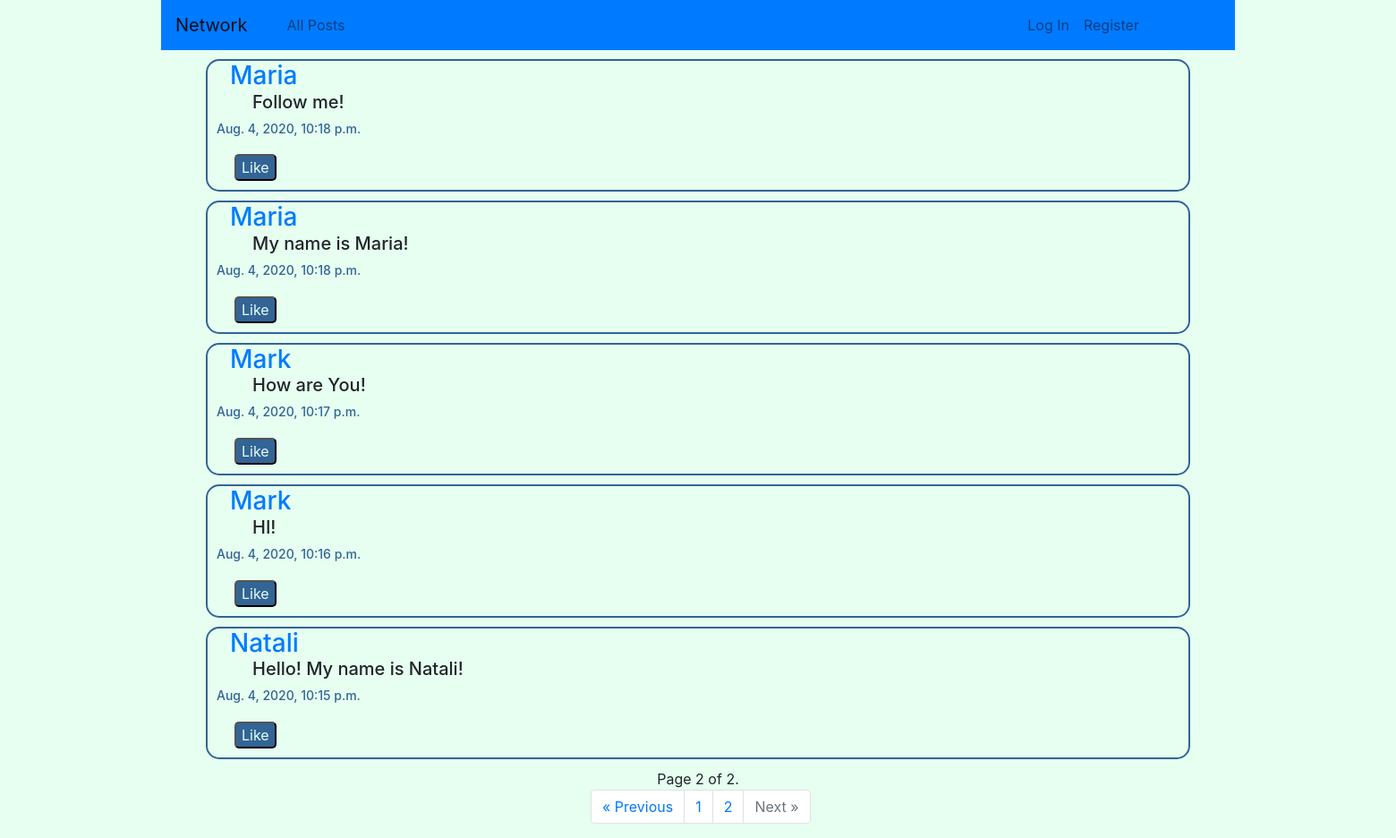
Page /1/following?page=2 on the committed database.
### network/models.py (models this page shows, shortened)
class Post(models.Model):
    user = models.ForeignKey(User, on_delete=models.CASCADE, related_name="user")
    content = models.TextField()
    time = models.DateTimeField()

class User(AbstractUser):
    pass

### network/views.py (the view)
# urls.py: path("<int:user_id>/following", views.following, name="following"),
def following(request, user_id):
    pageNum = request.GET.get('page')
    user = User.objects.get(id = user_id)
    follows = Follow.objects.all().filter(user = user)
    if len(follows) > 0:
        notFollowing = False
        for f in range(len(follows)):
            userN = User.objects.get(username = follows[f].following)
            if f == 0:
                p0sts = Post.objects.all().filter(user = userN.id)
            else:
                p0sts = p0sts | Post.objects.all().filter(user = userN.id)
        posts = p0sts.order_by('-time')
    else:
        notFollowing = True
        posts = []
    paginator = Paginator(posts, 10)
    pageResp = paginator.get_page(pageNum)
    return render(request, "network/following.html", {
        "notFollowing": notFollowing,
        "posts": pageResp
    })

### network/templates/network/following.html (shortened to what this page needs)
{% extends "network/layout.html" %}
{% block body %}
    {% if notFollowing %}
        <div class="notFollowing">
            <h3>The user is not following to anyone!</h3>
        </div>
    {% else %}
        <div class="followingPosts">
            {% for post in posts %}
                <div class="post">
                    <div>
                        <h3 id="postUser"><a href={{post.user.id}} id="usrN">{{ post.user }}</a></h3>
                    </div>
                    <div id="ID{{post.id}}">
                        <h5 id="postMessage">{{ post.content }}</h5>
                    </div>
                    <div>
                        <h6 id="postDateTime">{{ post.time }}</h6>
                        <button class="postLike B{{post.id}}" id="like{{post.user}}" onclick="likePost({{post.id}}, true)">Like</button>
                    </div>
                </div>
            {% endfor %}
        </div>
    {% endif %}
    <div class="paginator_item">
        {% if posts %}
            {% if posts.paginator.num_pages > 1 %}
                <nav aria-label="Page navigation example">
                    <span class="current">
                        Page {{ posts.number }} of {{ posts.paginator.num_pages }}.
                    </span>
                    <ul class="pagination">
                        {% if posts.has_previous %}
                            <li class="page-item"><a class="page-link" href="?page={{ posts.previous_page_number }}">&laquo; Previous</a></li>
                        {% else %}
                            <li class="page-item disabled">
                                <span class="page-link">&laquo; Previous</span>
                            </li>
                        {% endif %}
                        {% for page in posts.paginator.page_range %}
                            <li class="page-item"><a class="page-link" href="?page={{page}}">{{page}}</a></li>
                        {% endfor %}
                        {% if posts.has_next %}
                            <li class="page-item"><a class="page-link" href="?page={{ posts.next_page_number }}">Next &raquo;</a></li>
                        {% else %}
                        <li class="page-item disabled">
                            <span class="page-link">Next &raquo;</span>
                        </li>
                        {% endif %}
                    </ul>
                </nav>
            {% endif %}
        {% endif %}
    </div>
{% endblock %}

### network/static/network/styles.css (style rules this page uses)
* { box-sizing: border-box; }
body { max-width: 1200px; margin: 0px auto; text-align: center; background-color: rgb(230, 255, 240); }
.post { margin: 10px 50px; border: rgb(50, 100, 150) solid 2px; border-radius: 15px; text-align: left; }
#postUser { display: inline; }
#postUser a { text-decoration: none; margin: 10px auto 10px 25px; }
#postMessage { margin-left: 50px; }
#postDateTime { margin: 10px; color: rgb(50, 100, 150); font-size: 14px; }
.postLike { margin: 10px; background-color: rgb(50, 100, 150); color: rgb(230, 255, 240); border-radius: 5px; display: inline; }
.pagination { text-align: center; position: relative; left: 40%; }

### rows in the picture
Post: user "Maria", content "Follow me!", time "Aug. 4, 2020, 10:18 p.m."
Post: user "Maria", content "My name is Maria!", time "Aug. 4, 2020, 10:18 p.m."
Post: user "Mark", content "How are You!", time "Aug. 4, 2020, 10:17 p.m."
Post: user "Mark", content "HI!", time "Aug. 4, 2020, 10:16 p.m."
Post: user "Natali", content "Hello! My name is Natali!", time "Aug. 4, 2020, 10:15 p.m."

### other values in the picture
{{ posts.number }} "2"
{{ posts.paginator.num_pages }} "2"
{{ page }} "1" "2"
